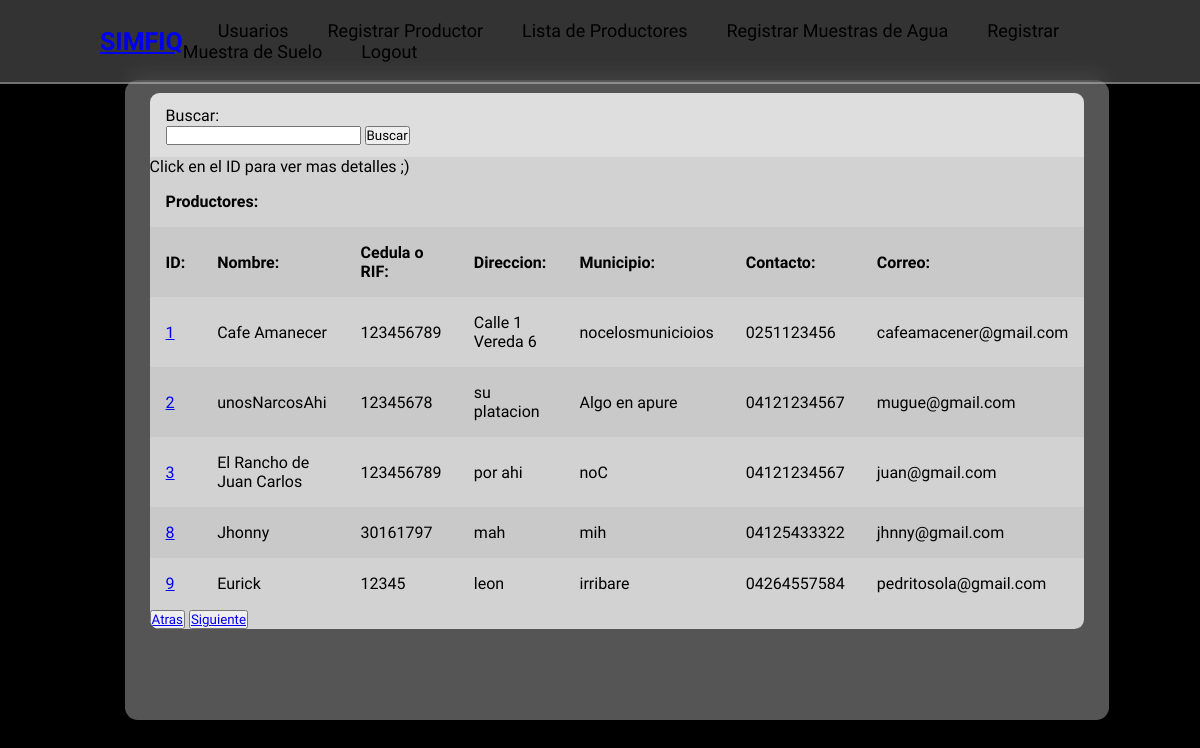
/listaProductores.php (signed in), run on an earlier commit of the app's database.
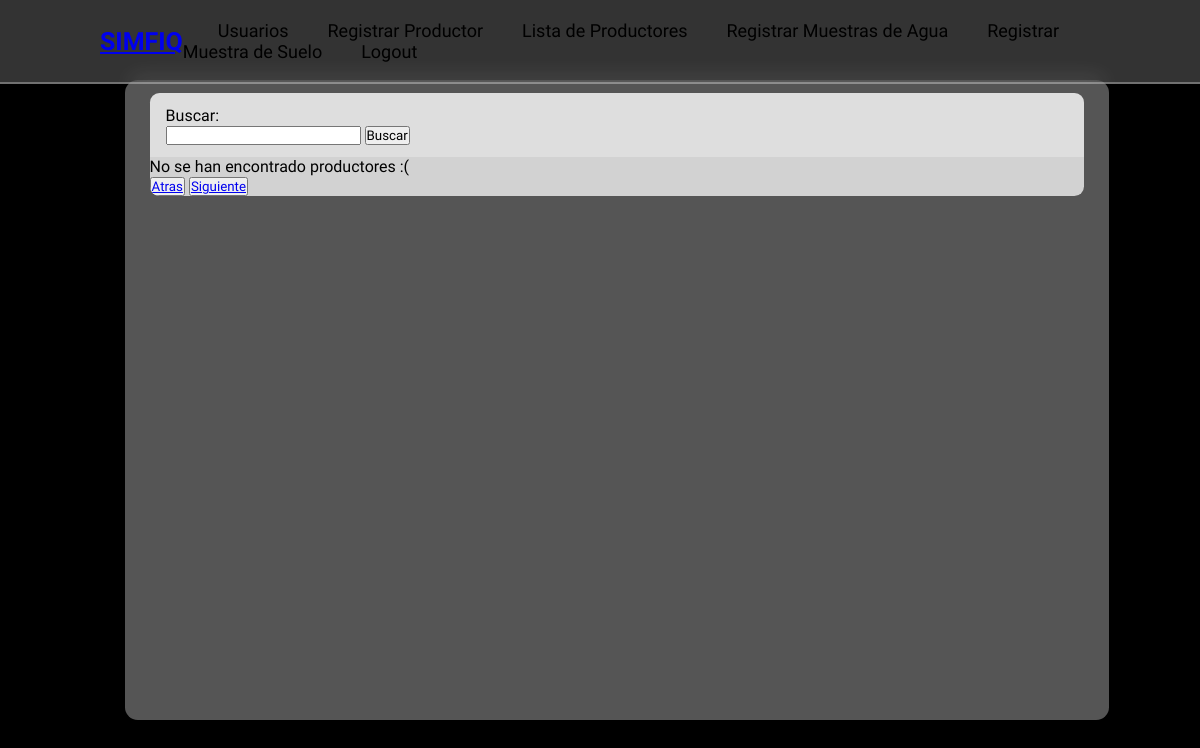
And on a later commit of the database.
### tables this page shows
CREATE TABLE `productor` (
  `ID_Productor` int(11) NOT NULL,
  `Nombre` varchar(30) NOT NULL,
  `Cedula_RIF` varchar(15) NOT NULL,
  `Direccion` text NOT NULL,
  `Localidad` varchar(30) NOT NULL,
  `Municipio` varchar(30) NOT NULL,
  `Contacto` varchar(20) NOT NULL,
  `Traido_Por` varchar(30) NOT NULL,
  `Correo` varchar(30) NOT NULL,
  `Asesor_Tecnico` varchar(30) NOT NULL
);

### php/clases/Productor.php (called while the page is built, shortened)
<?php
    class Productor{
        public function listarProductores($pagina, $registros, $busqueda){
            $inicio = ($pagina > 0) ? (($pagina * $registros) - $registros) : 0;
            if($_SESSION['s_idRol'] == 1){
                if(isset($busqueda) && $busqueda != ""){
                    $consultaDatos = "SELECT * FROM productor WHERE ID_Productor LIKE '$busqueda' OR Nombre LIKE '%$busqueda%' OR Cedula_RIF LIKE '%$busqueda%';";
                }else{
                    $consultaDatos = "SELECT * FROM productor LIMIT $inicio, $registros;";
                }
            }
            $conexion = conexion();
            $datos = $conexion->query($consultaDatos);
            $datos = $datos->fetchAll();
            return $datos;
        }
    }
?>

### listaProductores.php (the view, shortened to what this page needs)
<?php
    include "./inc/htmlOpen.php";
    if(isset($_SESSION['s_idRol']))
        if($_SESSION['s_idRol'] == 1){
            include "./inc/headerAndNavAdmin.php";
        }else{
            $rol = "Usuario";
            include "./inc/headerAndNav.php";
        }
    else
        header("./logout.php");
?>
<section class="container">
    <main class="table">
        <section class="table_body">
    <form action="" method="GET">
        <label for="busqueda">Buscar:</label><br>
        <input type="text" name="busqueda" id="busqueda">
        <input type="submit" value="Buscar" class="boton">
    </form>
    <?php
        include "./php/clases/Productor.php";
        $productores = new Productor;
        $pagInicial = (isset($_GET['paginaInicial']) && is_numeric($_GET['paginaInicial']) && $_GET['paginaInicial'] > 1) ? $_GET['paginaInicial'] : 1;
        $busqueda = (isset($_GET['busqueda'])) ? limpiarCadena($_GET['busqueda']) : "";
        $productores = $productores->listarProductores($pagInicial, 10, $busqueda);
        if (!$productores){
            echo "No se han encontrado productores :(";
            echo '<div id="botones" style="justify-content: space-around;">
                    <button type="button" class="boton"><a href="?paginaInicial='.((int)$pagInicial - 1).'">Atras</a></button>
                    <button type="button" class="boton"><a href="?paginaInicial='.((int)$pagInicial + 1).'">Siguiente</a></button>
                </div>
            ';
        }else {
            echo '
                        <p>Click en el ID para ver mas detalles ;)</p>
                        <table id="resultado">
                            <tbody>
                                <tr>
                                    <th colspan="7">Productores:</th>
                                </tr>
                                <tr>
                                    <th>ID:</th>
                                    <th>Nombre:</th>
                                    <th>Cedula o RIF:</th>
                                    <th>Direccion:</th>
                                    <th>Municipio:</th>
                                    <th>Contacto:</th>
                                    <th>Correo:</th>
                                </tr>
                    ';
            foreach($productores as $productor){
                echo '
                <tr>
                    <td><a href="./verProductor.php?buscar='.$productor['ID_Productor'].'">'.$productor['ID_Productor'].'</a></td>
                    <td>'.$productor['Nombre'].'</td>
                    <td>'.$productor['Cedula_RIF'].'</td>
                    <td>'.$productor['Direccion'].'</td>
                    <td>'.$productor['Municipio'].'</td>
                    <td>'.$productor['Contacto'].'</td>
                    <td>'.$productor['Correo'].'</td>
                </tr>
                ';
            }
            echo '</tbody>
                </table>
                <div class="btns-prod" id="botones" style="justify-content: space-around;">
                    <button type="button" class="boton"><a href="?paginaInicial='.((int)$pagInicial - 1).'">Atras</a></button>
                    <button type="button" class="boton"><a href="?paginaInicial='.((int)$pagInicial + 1).'">Siguiente</a></button>
                </div>
            ';
        }
    ?>
    </section>
      </main>
</section>
<?php
    include "./inc/htmlClose.php";
?>

### inc/htmlOpen.php (shortened to what this page needs)
<!DOCTYPE html>
<html lang="en">
<head>
    <link rel="stylesheet" href="./css/styles.css">
</head>
<body>

### inc/headerAndNavAdmin.php
<header class="header">
    <div class="logo"><a href="index.php?vista=Inicio">SIMFIQ</a></div>
    <nav class="navbar">
        <a href="./adminCtrlUserList.php">Usuarios</a>
        <a href="./registarProductor.php">Registrar Productor</a>
        <a href="./listaProductores.php">Lista de Productores</a>
        <a href="./registrarMuestraAgua.php">Registrar Muestras de Agua</a>
        <a href="./registrarMuestraSuelo.php">Registrar Muestra de Suelo</a>
        <a href="./php/logout.php">Logout</a>
    </nav>
</header>

### css/styles.css (style rules this page uses)
* { margin: 0; padding: 0; box-sizing: border-box; font-family: 'Oswald', sans-serif; }
body { background-color: #000; background-image: url(https://images.unsplash.com/photo-1433185000771-ec45c869c61b?ixlib=rb-4.0.3&ixid=M3wxMjA3fDB8MHxwaG90by1wYWdlfHx8fGVufDB8fHx8fA%3D%3D&auto=format&fit=crop&w=1074&q=80); background-size: cover; background-position: center; background-attachment: fixed; }
.header { position: fixed; top: 0; left: 0; width: 100%; padding: 20px 100px; background:rgba(255, 255, 255, .2); display: flex; justify-content: space-between; align-items: center; backdrop-filter: blur(10px); border-bottom: 2px solid rgba(255, 255, 255, .3); z-index: 100; }
.header::before { content: ''; position: absolute; top: 0; left: -100%; width: 100%; height: 100%; background: linear-gradient(90deg, transparent,rgba(66, 222, 14, 0.4),transparent); transition: .5s; }
.logo { color: black; font-size: 25px; text-decoration: none; font-weight: 600; cursor: default; }
.navbar a { color: black; font-size: 18px; text-decoration: none; margin-left: 35px; transition: .3s; }
.navbar a::before { content: ''; position: absolute; top: 100%; left: 0; width: 0; height: 2px; background: #000000; transition: .3s; }
.container { min-height: 100vh; display: flex; justify-content: center; align-items: center; position: absolute; bottom: 15; left: 125px; top: 50; }
main.table { width: 82vw; height: 80vh; background-color: #fff5; backdrop-filter: blur(7px); box-shadow: 0.4rem .8rem #0005; border-radius: .8rem; overflow: hidden; }
main form { width: 100%; height: 10%; background-color: #fff4; padding: .8rem 1rem; }
.table_body { width: 95%; max-height: calc(89% - .8rem); background-color: #fffb; margin: .8rem auto; border-radius: .6rem; overflow: auto; }
table { width: 100%; }
table, th, td { border-collapse: collapse; padding: 1rem; text-align: left; }
tbody tr:nth-child(even) { background-color: #0000000b; }

What changed in the data, as far as the page shows it:
removed productor: ID_Productor "1", Nombre "Cafe Amanecer", Cedula_RIF "123456789", Direccion "Calle 1 Vereda 6", Municipio "nocelosmunicioios", Contacto "0251123456", Correo "cafeamacener@gmail.com"
removed productor: ID_Productor "2", Nombre "unosNarcosAhi", Cedula_RIF "12345678", Direccion "su platacion", Municipio "Algo en apure", Contacto "04121234567", Correo "mugue@gmail.com"
removed productor: ID_Productor "3", Nombre "El Rancho de Juan Carlos", Cedula_RIF "123456789", Direccion "por ahi", Municipio "noC", Contacto "04121234567", Correo "juan@gmail.com"
removed productor: ID_Productor "8", Nombre "Jhonny", Cedula_RIF "30161797", Direccion "mah", Municipio "mih", Contacto "04125433322", Correo "jhnny@gmail.com"
removed productor: ID_Productor "9", Nombre "Eurick", Cedula_RIF "12345", Direccion "leon", Municipio "irribare", Contacto "04264557584", Correo "pedritosola@gmail.com"
Also different on the page:
text no longer shown: "Click en el ID para ver mas detalles ;) Productores: ID: Nombre: Cedula o RIF: Direccion: Municipio: Contacto: Correo:"
text now shown: "No se han encontrado productores :("
